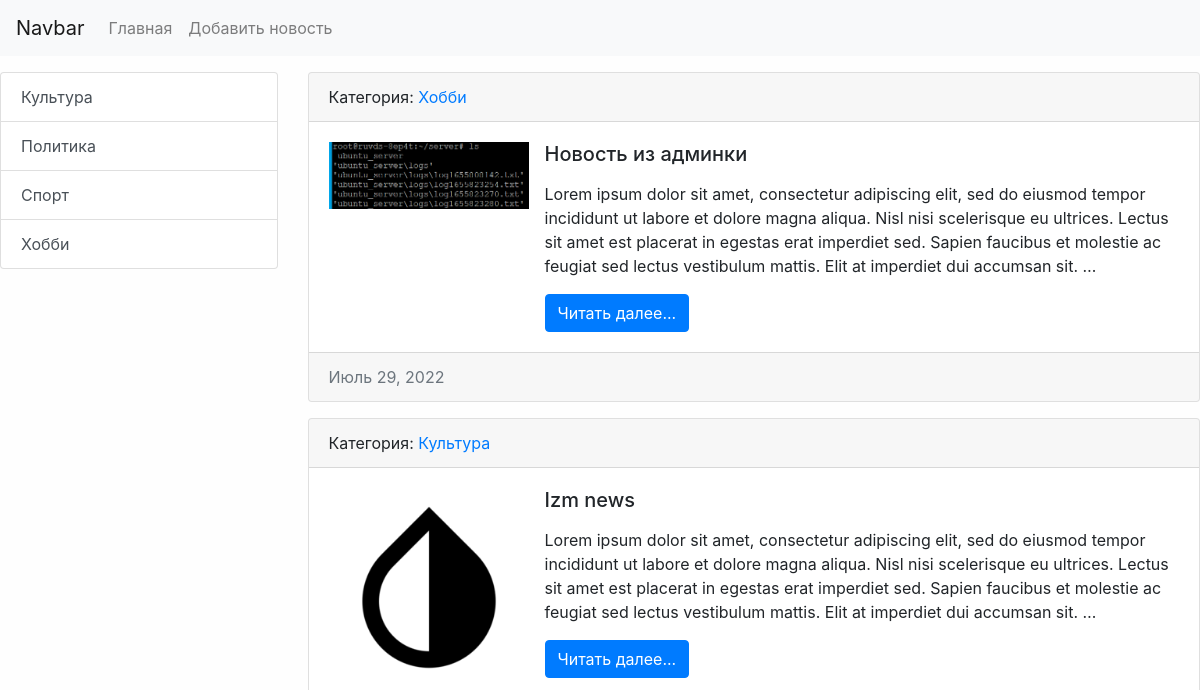
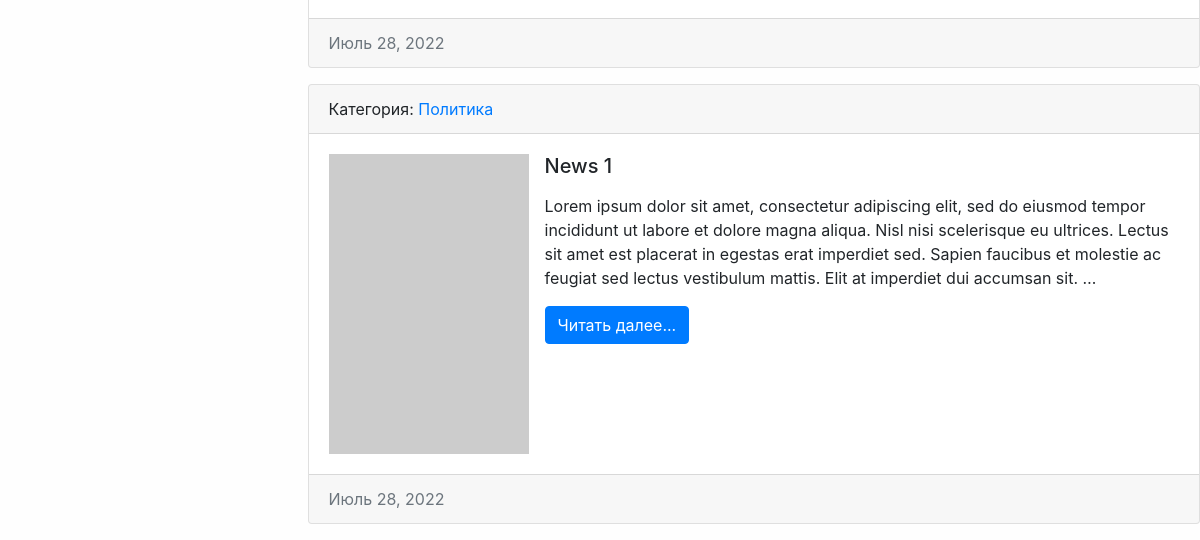
The app's page /, older data (2 pictures, top to bottom).
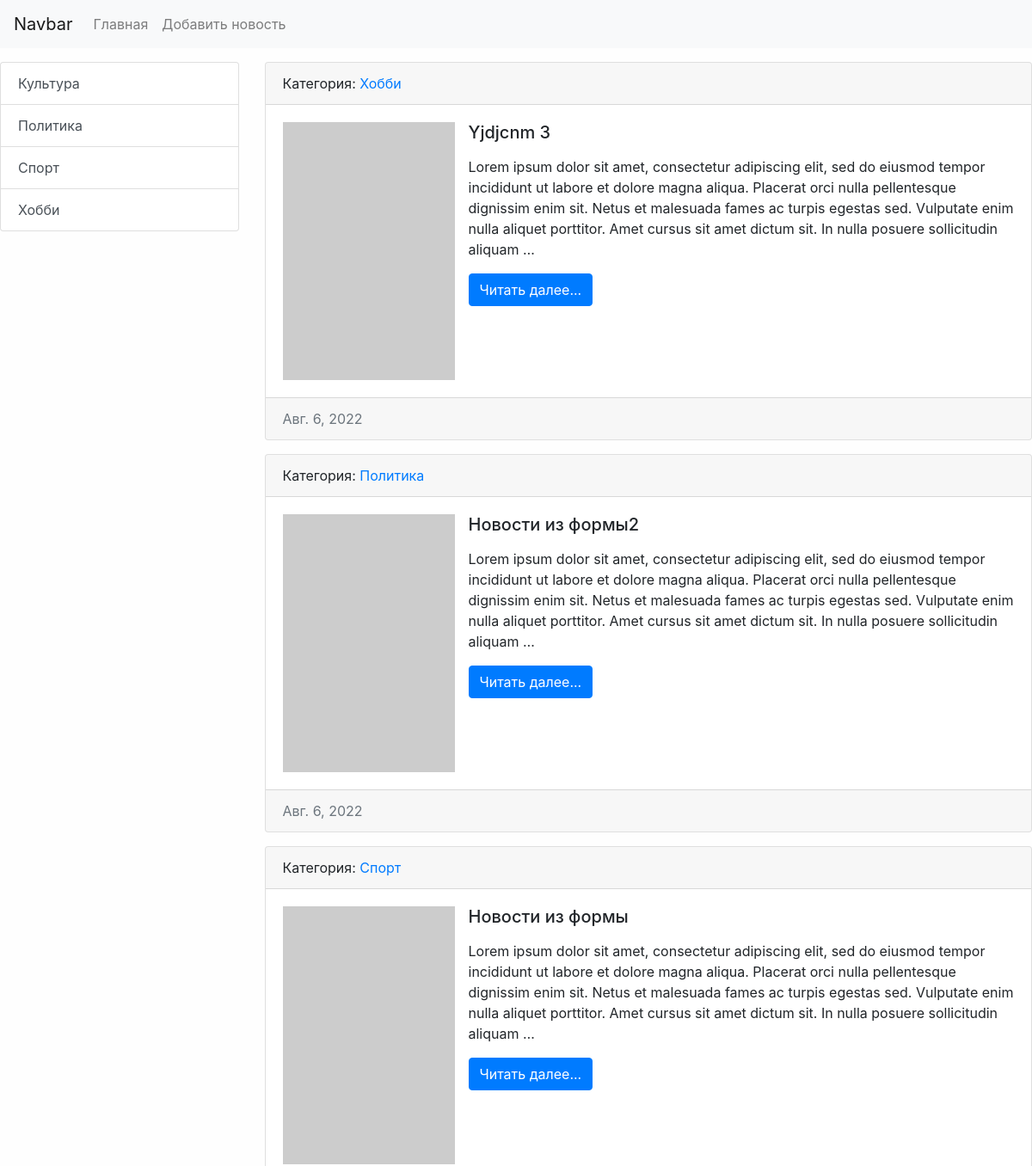
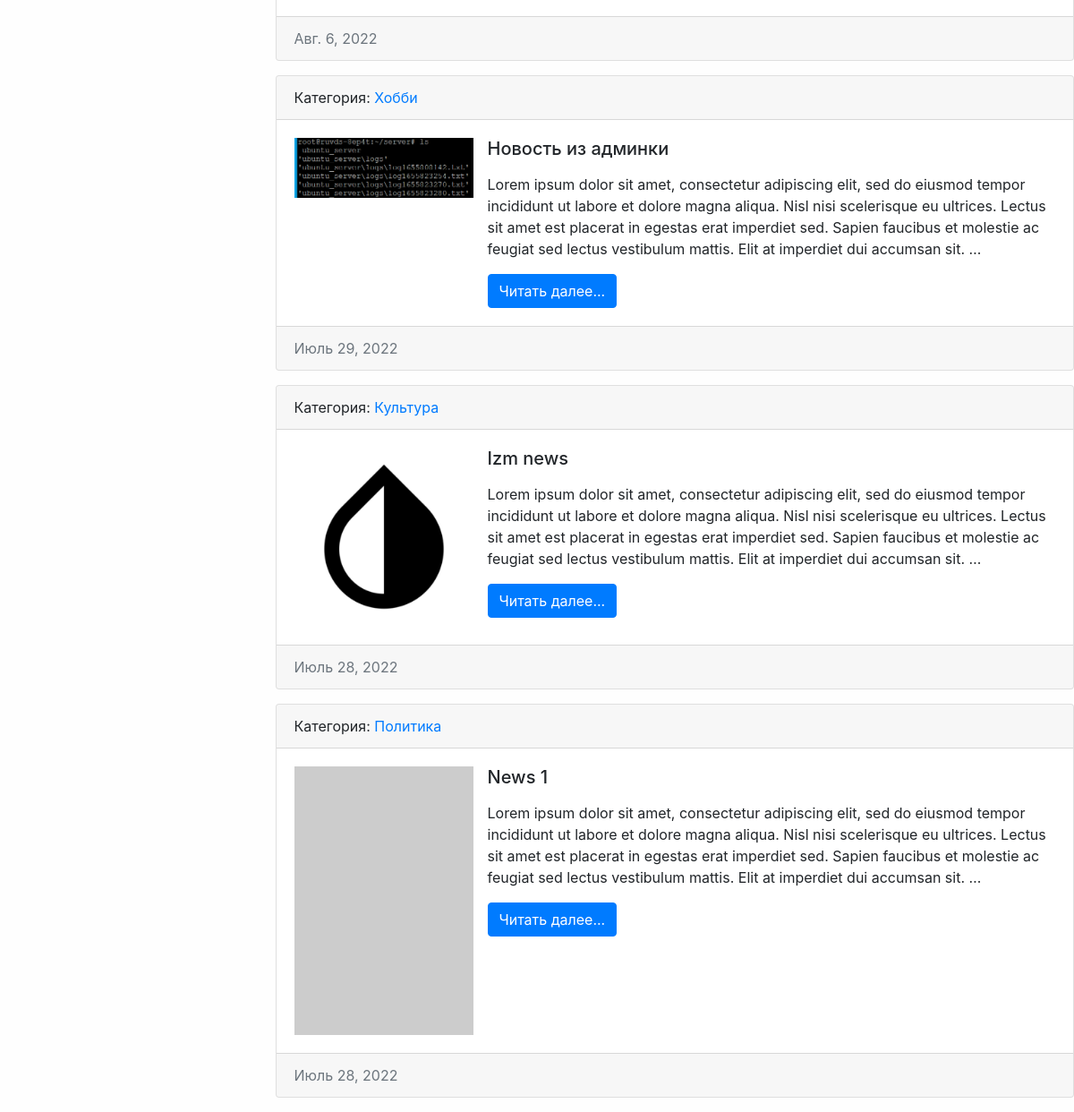
The same page, newer data (2 pictures, top to bottom).
### news/models.py (models this page shows, shortened)
class Category(models.Model):
    title = models.CharField(max_length=150, db_index=True, verbose_name='Наименование категории')
    def get_absolute_url(self):
        return reverse('category', kwargs={"category_id": self.pk})
    def __str__(self):
        return self.title
    class Meta:
        verbose_name = 'Категория'
        verbose_name_plural = 'Категории'
        ordering = ['title']

class News(models.Model):
    title = models.CharField(max_length=150, verbose_name='Заголовок')
    content = models.TextField(blank=True, verbose_name='Контент')
    created_at = models.DateTimeField(auto_now_add=True, verbose_name='Дата публикации')  # рег.даты создания
    updated_at = models.DateTimeField(auto_now=True, verbose_name='Дата изменения')  # рег.даты изменения
    photo = models.ImageField(upload_to='photos/%Y/%m/%d/', verbose_name='Фото',
                              blank=True)  # параметр показывает куда сохранять
    is_published = models.BooleanField(default=True, verbose_name='Опубликовано?')
    category = models.ForeignKey('Category', on_delete=models.PROTECT, null=True, verbose_name='Категория')
    def get_absolute_url(self):
        print("news_id", self.pk)
        return reverse('view_news', kwargs={"news_id": self.pk})
    class Meta:
        verbose_name = 'Новость'
        verbose_name_plural = 'Новости'
        ordering = ['-created_at', '-title']

### news/views.py (the view)
# urls.py: path('', index, name='home'),
def index(request):
    news = News.objects.order_by('-created_at')
    context = {'news': news,
               'title': 'Список новостей'}
    return render(request,
                  template_name='news/index.html',
                  context=context)

### news/templatetags/news_tags.py (called while the page is built)
@register.inclusion_tag('news/list_categories.html')
def show_categories(arg1 = 'Hello', arg2 = 'world'):
    categories = Category.objects.all()
    return {'categories':categories, 'arg1':arg1, 'arg2':arg2}

### news/templates/news/index.html
{% extends 'base.html' %}
{% block sidebar %}
    {% include 'inc/_sidebar.html' %}
{% endblock %}
{% block content %}
    {% for item in news %}
        <div class="card mb-3">
            <div class="card-header">
                Категория: <a href="{{ item.category.get_absolute_url }}">{{ item.category }}</a>
            </div>
            <div class="card-body">
                <div class="media">
                    {% if item.photo %}
                        <img src="{{ item.photo.url }}" alt="" width="200" class="mr-3">
                    {% else %}
                        <img src="https://picsum.photos/200/300?grayscale" alt="" class="mr-3">
                    {% endif %}
                    <div class="media-body">
                        <h5 class="card-title">{{ item.title }}</h5>
                        <p class="card-text ">{{ item.content|safe|linebreaks|truncatewords:50 }}</p>
                        <a href="{{ item.get_absolute_url }}" class="btn btn-primary">Читать далее...</a>
                    </div>
                </div>
            </div>
            <div class="card-footer text-muted">
                {{ item.created_at|date }}
            </div>
        </div>
    {% endfor %}
{% endblock %}

### templates/base.html (shortened to what this page needs)
{% load static %}
<!doctype html>
<html lang="en">
<head>
    <link rel= "stylesheet" href ="{% static 'bootstrap/css/bootstrap.min.css' %}">
    <link rel= "stylesheet" href ="{% static 'css/style.css' %}">
</head>
<body>
{% include 'inc/_nav.html' %}
<div class="conteiner mt-3">
    <div class="row">
        <div class="col-md-3">
            {% block sidebar %}SIDEBAR{% endblock %}
        </div>
        <div class="col-md-9">
            {% block content %}CONTENT{% endblock %}
        </div>
    </div>
</div>
</body>
</html>

### templates/inc/_nav.html (shortened to what this page needs)
<nav class="navbar navbar-expand-lg navbar-light bg-light">
    <a class="navbar-brand" href="{% url 'home' %}">Navbar</a>
    <div class="collapse navbar-collapse" id="navbarSupportedContent">
        <ul class="navbar-nav mr-auto">
            <li class="nav-item"><a class="nav-link" href="{% url 'home' %}">Главная</a></li>
            <li class="nav-item"><a class="nav-link" href="{% url 'add_news' %}">Добавить новость</a></li>
        </ul>
    </div>
</nav>

### templates/inc/_sidebar.html
{% load news_tags %}
{% show_categories %}

### news/templates/news/list_categories.html
<div class="list-group">
    {% for item in categories %}
        <a href="{{ item.get_absolute_url }}"
           class="list-group-item list-group-item-action">{{ item.title }}</a>
    {% endfor %}
</div>

### django_course_site/static/css/style.css (style rules this page uses)
body { background-color: #fefefe; }

Row changes from the older to the newer data that the page shows:
added News: category "Хобби", title "Yjdjcnm 3", content "Lorem ipsum dolor sit amet, consectetur adipiscing elit, sed do eiusmod tempor incididunt ut labore et dolore magna aliqua. Placerat orci nulla pellentesque dignissim enim sit. Netus et malesuada fames ac turpis egestas sed. Vulputate enim nulla aliquet porttitor. Amet cursus sit amet dictum sit. In nulla posuere sollicitudin aliquam …", created_at "Авг. 6, 2022"
added News: category "Политика", title "Новости из формы2", content "Lorem ipsum dolor sit amet, consectetur adipiscing elit, sed do eiusmod tempor incididunt ut labore et dolore magna aliqua. Placerat orci nulla pellentesque dignissim enim sit. Netus et malesuada fames ac turpis egestas sed. Vulputate enim nulla aliquet porttitor. Amet cursus sit amet dictum sit. In nulla posuere sollicitudin aliquam …", created_at "Авг. 6, 2022"
added News: category "Спорт", title "Новости из формы", content "Lorem ipsum dolor sit amet, consectetur adipiscing elit, sed do eiusmod tempor incididunt ut labore et dolore magna aliqua. Placerat orci nulla pellentesque dignissim enim sit. Netus et malesuada fames ac turpis egestas sed. Vulputate enim nulla aliquet porttitor. Amet cursus sit amet dictum sit. In nulla posuere sollicitudin aliquam …", created_at "Авг. 6, 2022"
